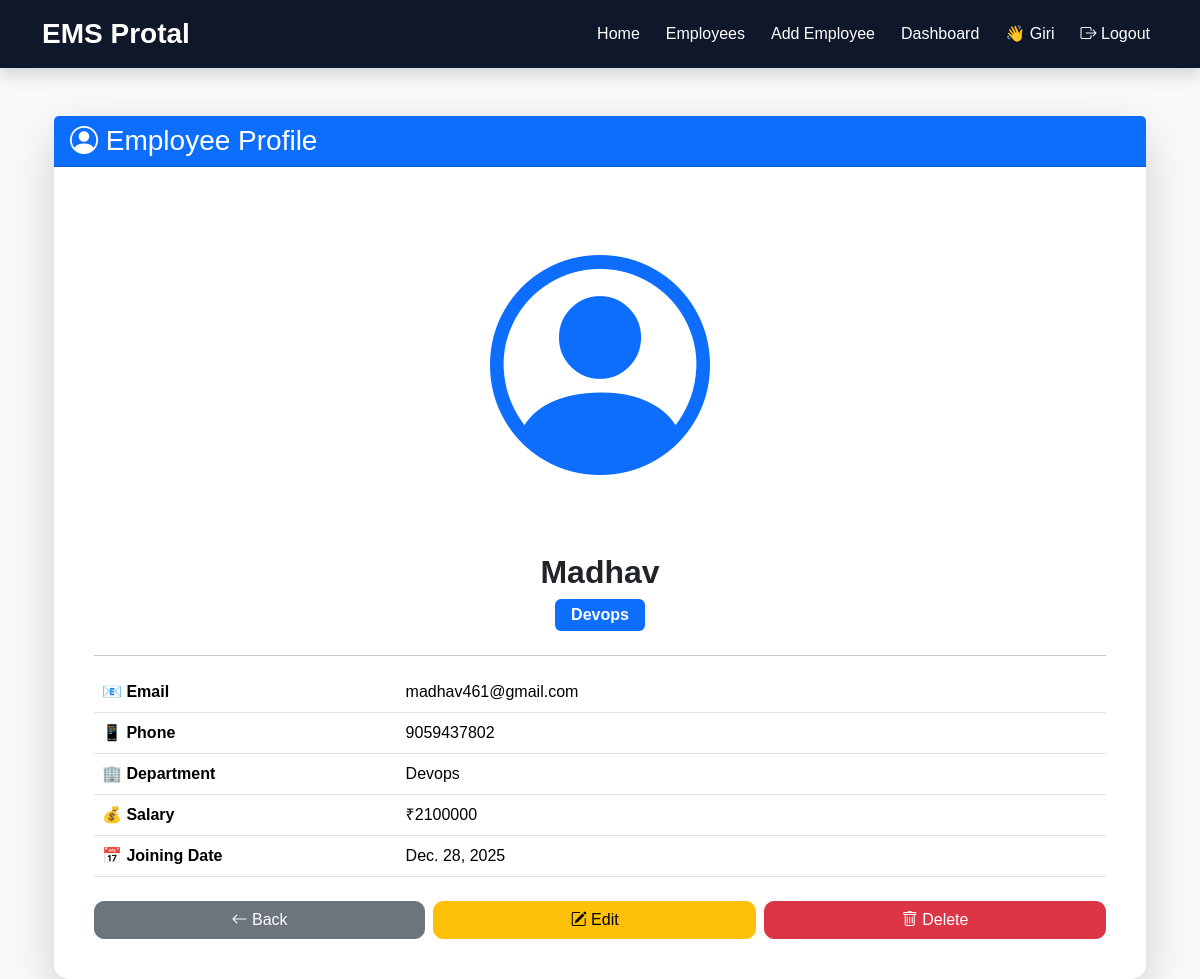
The app's page /employee/2/ (signed in) with its own data.
### employee/models.py (models this page shows, shortened)
class Employee(models.Model):
    name = models.CharField(max_length=100)
    email = models.EmailField(unique=True)
    phone = models.CharField(max_length=15)
    department = models.CharField(max_length=50)
    salary = models.DecimalField(max_digits=10, decimal_places=2)
    joining_date = models.DateField()
    photo = models.ImageField(
        upload_to="employee_photos/",
        blank=True,
        null=True
    )

### employee/views.py (the view)
# urls.py: path("employee/<int:id>/", views.employee_details, name="employee_details"),
@login_required
def employee_details(request, id):
    employee = get_object_or_404(Employee, id=id)
    return render(request, "employee_details.html", {
        "employee": employee
    })

### templates/employee_details.html
{% extends "base.html" %}
{% block content %}
<div class="container mt-4">
    <div class="card shadow-lg border-0">
        <div class="card-header bg-primary text-white">
            <h3 class="mb-0">
                <i class="bi bi-person-circle"></i>
                Employee Profile
            </h3>
        </div>
        <div class="card-body">
            <div class="text-center mb-4">
                {% if employee.photo %}
                    <img src="{{ employee.photo.url }}"
                        alt="{{ employee.name }}"
                        class="rounded-circle shadow"
                        width="220"
                        height="220"
                        style="object-fit:cover;">
                {% else %}
                    <i class="bi bi-person-circle text-primary"
                    style="font-size:220px;"></i>
                {% endif %}
                <h2 class="mt-3 fw-bold">
                    {{ employee.name }}
                </h2>
                <span class="badge bg-primary fs-6 px-3 py-2">
                    {{ employee.department }}
                </span>
            </div>
            <hr>
            <table class="table table-hover">
                <tr>
                    <th width="30%">📧 Email</th>
                    <td>{{ employee.email }}</td>
                </tr>
                <tr>
                    <th>📱 Phone</th>
                    <td>{{ employee.phone }}</td>
                </tr>
                <tr>
                    <th>🏢 Department</th>
                    <td>{{ employee.department }}</td>
                </tr>
                <tr>
                    <th>💰 Salary</th>
                    <td>₹{{ employee.salary|floatformat:0 }}</td>
                </tr>
                <tr>
                    <th>📅 Joining Date</th>
                    <td>{{ employee.joining_date }}</td>
                </tr>
            </table>
            <div class="d-flex gap-2 mt-4">
                <a href="{% url 'employee_list' %}"
                class="btn btn-secondary flex-fill">
                    <i class="bi bi-arrow-left"></i>
                    Back
                </a>
                <a href="{% url 'edit_employee' employee.id %}"
                class="btn btn-warning flex-fill">
                    <i class="bi bi-pencil-square"></i>
                    Edit
                </a>
                <a href="{% url 'delete_employee' employee.id %}"
                class="btn btn-danger flex-fill">
                    <i class="bi bi-trash"></i>
                    Delete
                </a>
            </div>
        </div>
    </div>
</div>
{% endblock %}

### templates/base.html (shortened to what this page needs)
{% load static %}
<!DOCTYPE html>
<html lang="en">
    <head>
        <link href="https://cdn.jsdelivr.net/npm/bootstrap@5.3.3/dist/css/bootstrap.min.css" rel="stylesheet">
        <link rel="stylesheet"
            href="https://cdn.jsdelivr.net/npm/bootstrap-icons@1.11.3/font/bootstrap-icons.min.css">
        <link rel="stylesheet" href="{% static 'css/style.css' %}">
    </head>
    <body>
        <nav class="navbar navbar-expand-lg navbar-dark bg-dark shadow">
            <div class="container">
                <a class="navbar-brand fw-bold" href="/">
                    EMS Protal
                </a>
                <div class="collapse navbar-collapse" id="navbarNav">
                    <ul class="navbar-nav ms-auto">
                        {% if user.is_authenticated %}
                        <li class="nav-item">
                            <a class="nav-link" href="{% url 'home' %}">Home</a>
                        </li>
                        <li class="nav-item">
                            <a class="nav-link" href="{% url 'employee_list' %}">Employees</a>
                        </li>
                        <li class="nav-item">
                            <a class="nav-link" href="{% url 'add_employee' %}">Add Employee</a>
                        </li>
                        <li class="nav-item">
                            <a class="nav-link" href="{% url 'dashboard' %}">Dashboard</a>
                        </li>
                        <li class="nav-item">
                            <span class="nav-link">
                                👋 {{ user.username }}
                            </span>
                        </li>
                        <li class="nav-item">
                            <a class="nav-link"
                                href="#"
                                data-bs-toggle="modal"
                                data-bs-target="#logoutModal">
                                <i class="bi bi-box-arrow-right"></i>
                                Logout
                            </a>
                        </li>
                    {% endif %}
                    </ul>
                </div>
            </div>
        </nav>
        <main class="container mt-5">
            {% block content %}
            {% endblock %}
        </main>
    </body>
</html>

### static/css/style.css (style rules this page uses)
* { margin:0; padding:0; box-sizing:border-box; }
body { background:#F8FAFC; font-family:Arial, Helvetica, sans-serif; }
.navbar { background:#0F172A !important; }
.navbar-brand { font-size:28px; font-weight:bold; }
.nav-link { color:white !important; margin-left:10px; }
.card { border-radius:15px; }
.card-body { padding:40px; }
.btn { border-radius:10px; }

### records on screen
Employee: name "Madhav", department "Devops", email "madhav461@gmail.com", phone "9059437802", salary "2100000", joining_date "Dec. 28, 2025"

### other values on screen
{{ user.username }} "Giri"
